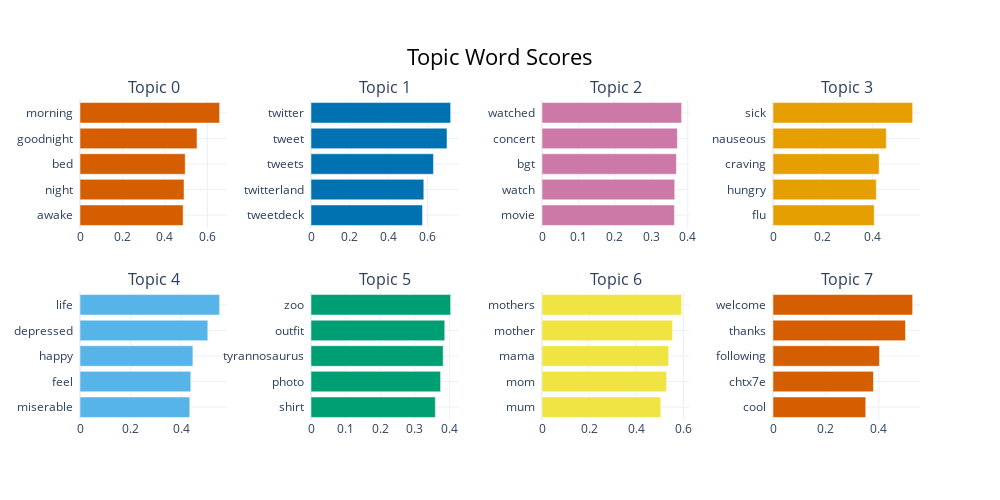

Notebook source saved alongside this figure:
### Code cell
topic_model.visualize_barchart()

### Figure 1 — Plotly figure (JSON) as saved in the notebook; plotly's stock layout.template omitted (floating-point values rounded to 4 significant figures)
{"data": [{"marker": {"color": "#D55E00"}, "orientation": "h", "type": "bar", "x": [0.4857, 0.49, 0.4956, 0.5511, 0.6576], "xaxis": "x", "y": ["awake  ", "night  ", "bed  ", "goodnight  ", "morning  "], "yaxis": "y"}, {"marker": {"color": "#0072B2"}, "orientation": "h", "type": "bar", "x": [0.5743, 0.5811, 0.6308, 0.7004, 0.7193], "xaxis": "x2", "y": ["tweetdeck  ", "twitterland  ", "tweets  ", "tweet  ", "twitter  "], "yaxis": "y2"}, {"marker": {"color": "#CC79A7"}, "orientation": "h", "type": "bar", "x": [0.3636, 0.3643, 0.3689, 0.3716, 0.3833], "xaxis": "x3", "y": ["movie  ", "watch  ", "bgt  ", "concert  ", "watched  "], "yaxis": "y3"}, {"marker": {"color": "#E69F00"}, "orientation": "h", "type": "bar", "x": [0.4062, 0.4147, 0.4262, 0.4548, 0.5606], "xaxis": "x4", "y": ["flu  ", "hungry  ", "craving  ", "nauseous  ", "sick  "], "yaxis": "y4"}, {"marker": {"color": "#56B4E9"}, "orientation": "h", "type": "bar", "x": [0.4347, 0.4387, 0.447, 0.5061, 0.5529], "xaxis": "x5", "y": ["miserable  ", "feel  ", "happy  ", "depressed  ", "life  "], "yaxis": "y5"}, {"marker": {"color": "#009E73"}, "orientation": "h", "type": "bar", "x": [0.3588, 0.3739, 0.3814, 0.3859, 0.403], "xaxis": "x6", "y": ["shirt  ", "photo  ", "tyrannosaurus  ", "outfit  ", "zoo  "], "yaxis": "y6"}, {"marker": {"color": "#F0E442"}, "orientation": "h", "type": "bar", "x": [0.5039, 0.5285, 0.5374, 0.5541, 0.5925], "xaxis": "x7", "y": ["mum  ", "mom  ", "mama  ", "mother  ", "mothers  "], "yaxis": "y7"}, {"marker": {"color": "#D55E00"}, "orientation": "h", "type": "bar", "x": [0.3506, 0.3798, 0.4024, 0.5008, 0.5279], "xaxis": "x8", "y": ["cool  ", "chtx7e  ", "following  ", "thanks  ", "welcome  "], "yaxis": "y8"}], "layout": {"annotations": [{"font": {"size": 16}, "showarrow": false, "text": "Topic 0", "x": 0.0875, "xanchor": "center", "xref": "paper", "y": 1, "yanchor": "bottom", "yref": "paper"}, {"font": {"size": 16}, "showarrow": false, "text": "Topic 1", "x": 0.3625, "xanchor": "center", "xref": "paper", "y": 1, "yanchor": "bottom", "yref": "paper"}, {"font": {"size": 16}, "showarrow": false, "text": "Topic 2", "x": 0.6375, "xanchor": "center", "xref": "paper", "y": 1, "yanchor": "bottom", "yref": "paper"}, {"font": {"size": 16}, "showarrow": false, "text": "Topic 3", "x": 0.9125, "xanchor": "center", "xref": "paper", "y": 1, "yanchor": "bottom", "yref": "paper"}, {"font": {"size": 16}, "showarrow": false, "text": "Topic 4", "x": 0.0875, "xanchor": "center", "xref": "paper", "y": 0.4, "yanchor": "bottom", "yref": "paper"}, {"font": {"size": 16}, "showarrow": false, "text": "Topic 5", "x": 0.3625, "xanchor": "center", "xref": "paper", "y": 0.4, "yanchor": "bottom", "yref": "paper"}, {"font": {"size": 16}, "showarrow": false, "text": "Topic 6", "x": 0.6375, "xanchor": "center", "xref": "paper", "y": 0.4, "yanchor": "bottom", "yref": "paper"}, {"font": {"size": 16}, "showarrow": false, "text": "Topic 7", "x": 0.9125, "xanchor": "center", "xref": "paper", "y": 0.4, "yanchor": "bottom", "yref": "paper"}], "height": 500, "hoverlabel": {"bgcolor": "white", "font": {"family": "Rockwell", "size": 16}}, "showlegend": false, "title": {"font": {"color": "Black", "size": 22}, "text": "Topic Word Scores", "x": 0.5, "xanchor": "center", "yanchor": "top"}, "width": 1000, "xaxis": {"anchor": "y", "domain": [0, 0.175], "showgrid": true}, "xaxis2": {"anchor": "y2", "domain": [0.275, 0.45], "showgrid": true}, "xaxis3": {"anchor": "y3", "domain": [0.55, 0.725], "showgrid": true}, "xaxis4": {"anchor": "y4", "domain": [0.825, 1], "showgrid": true}, "xaxis5": {"anchor": "y5", "domain": [0, 0.175], "showgrid": true}, "xaxis6": {"anchor": "y6", "domain": [0.275, 0.45], "showgrid": true}, "xaxis7": {"anchor": "y7", "domain": [0.55, 0.725], "showgrid": true}, "xaxis8": {"anchor": "y8", "domain": [0.825, 1], "showgrid": true}, "yaxis": {"anchor": "x", "domain": [0.6, 1], "showgrid": true}, "yaxis2": {"anchor": "x2", "domain": [0.6, 1], "showgrid": true}, "yaxis3": {"anchor": "x3", "domain": [0.6, 1], "showgrid": true}, "yaxis4": {"anchor": "x4", "domain": [0.6, 1], "showgrid": true}, "yaxis5": {"anchor": "x5", "domain": [0, 0.4], "showgrid": true}, "yaxis6": {"anchor": "x6", "domain": [0, 0.4], "showgrid": true}, "yaxis7": {"anchor": "x7", "domain": [0, 0.4], "showgrid": true}, "yaxis8": {"anchor": "x8", "domain": [0, 0.4], "showgrid": true}}}
